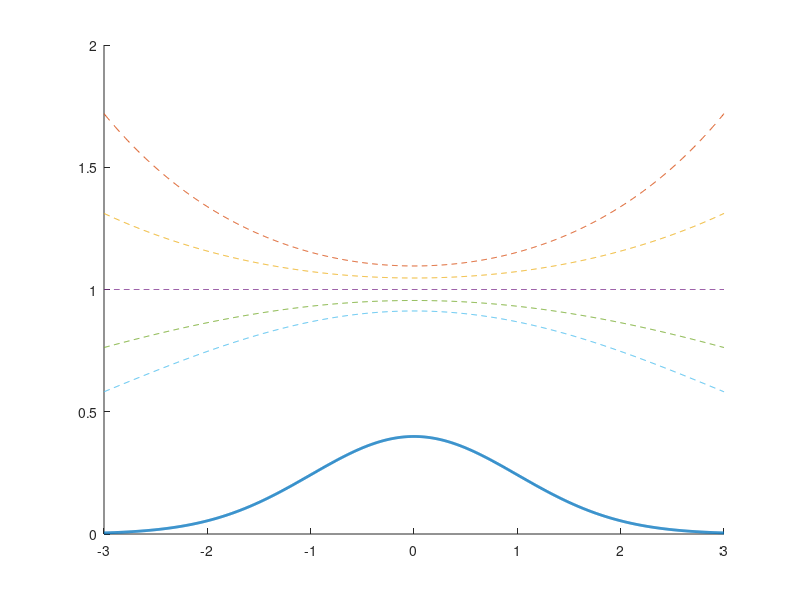

MATLAB code for this plot:
close all
x=linspace(-3,3,1000);
figure,hold on
p_all = -.1:.05:.1;
y2 = normpdf(x); plot(x,y2,'-','LineWidth',2)
for p= p_all
    y1 = normpdf(x).^p;
    plot(x,y1,'--')
end
